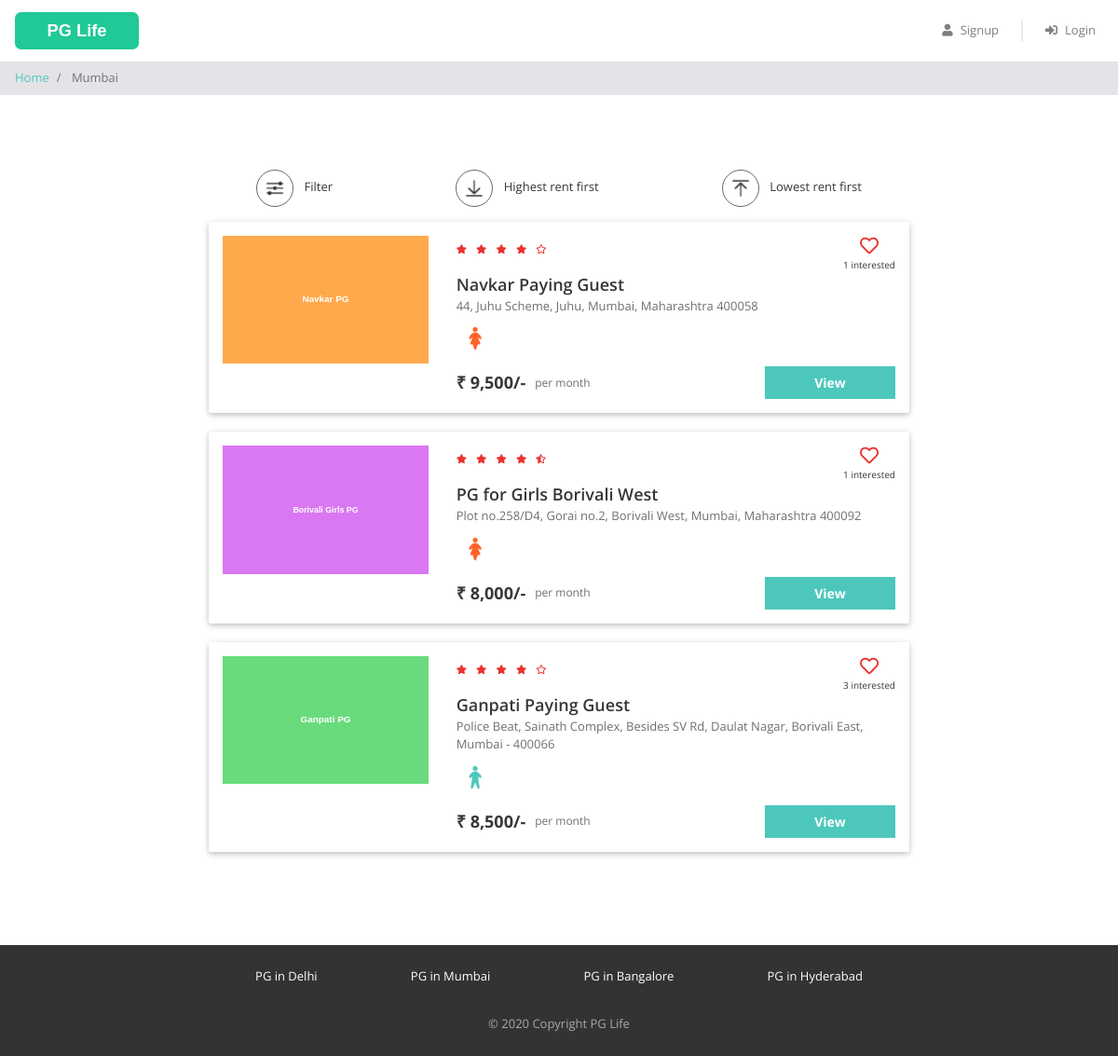
The app's page /PGLife/property_list_without_react.php?city=Mumbai with its own data.
### tables this page shows
CREATE TABLE IF NOT EXISTS properties (
  id INT NOT NULL AUTO_INCREMENT,
  city_id INT NOT NULL,
  name VARCHAR(100) NOT NULL,
  address VARCHAR(255) NOT NULL,
  description LONGTEXT NOT NULL,
  gender ENUM('male', 'female', 'unisex') NOT NULL,
  rent INT NOT NULL,
  rating_clean FLOAT(2,1) NOT NULL,
  rating_food FLOAT(2,1) NOT NULL,
  rating_safety FLOAT(2,1) NOT NULL,
  PRIMARY KEY (id),
  FOREIGN KEY (city_id) REFERENCES cities(id)
);

### PGLife/property_list_without_react.php (the view, shortened to what this page needs)
<?php
require "includes/database_connect.php";
$city_name = $_GET["city"];
$sql_1 = "SELECT * FROM cities WHERE name = '$city_name'";
$result_1 = mysqli_query($conn, $sql_1);
$city = mysqli_fetch_assoc($result_1);
$city_id = $city['id'];
$sql_2 = "SELECT * FROM properties WHERE city_id = $city_id";
$result_2 = mysqli_query($conn, $sql_2);
$properties = mysqli_fetch_all($result_2, MYSQLI_ASSOC);
$sql_3 = "SELECT *
            FROM interested_users_properties iup
            INNER JOIN properties p ON iup.property_id = p.id
            WHERE p.city_id = $city_id";
$result_3 = mysqli_query($conn, $sql_3);
$interested_users_properties = mysqli_fetch_all($result_3, MYSQLI_ASSOC);
?>
<!DOCTYPE html>
<html lang="en">
<head>
    <?php
    include "includes/head_links.php";
    ?>
    <link href="css/property_list.css" rel="stylesheet" />
</head>
<body>
    <?php
    include "includes/header.php";
    ?>
    <nav aria-label="breadcrumb">
        <ol class="breadcrumb py-2">
            <li class="breadcrumb-item">
                <a href="index.php">Home</a>
            </li>
            <li class="breadcrumb-item active" aria-current="page">
                <?php echo $city_name; ?>
            </li>
        </ol>
    </nav>
    <div class="page-container">
        <div class="filter-bar row justify-content-around">
            <div class="col-auto" data-toggle="modal" data-target="#filter-modal">
                <img src="img/filter.png" alt="filter" />
                <span>Filter</span>
            </div>
            <div class="col-auto">
                <img src="img/desc.png" alt="sort-desc" />
                <span>Highest rent first</span>
            </div>
            <div class="col-auto">
                <img src="img/asc.png" alt="sort-asc" />
                <span>Lowest rent first</span>
            </div>
        </div>
        <?php
        foreach ($properties as $property) {
            $property_images = glob("img/properties/" . $property['id'] . "/*");
        ?>
            <div class="property-card property-id-<?= $property['id'] ?> row">
                <div class="image-container col-md-4">
                    <img src="<?= $property_images[0] ?>" />
                </div>
                <div class="content-container col-md-8">
                    <div class="row no-gutters justify-content-between">
                        <?php
                        $total_rating = ($property['rating_clean'] + $property['rating_food'] + $property['rating_safety']) / 3;
                        $total_rating = round($total_rating, 1);
                        ?>
                        <div class="star-container" title="<?= $total_rating ?>">
                            <?php
                            $rating = $total_rating;
                            for ($i = 0; $i < 5; $i++) {
                                if ($rating >= $i + 0.8) {
                            ?>
                                    <i class="fas fa-star"></i>
                                <?php
                                } elseif ($rating >= $i + 0.3) {
                                ?>
                                    <i class="fas fa-star-half-alt"></i>
                                <?php
                                } else {
                                ?>
                                    <i class="far fa-star"></i>
                            <?php
                                }
                            }
                            ?>
                        </div>
                        <div class="interested-container">
                            <?php
                            $interested_users_count = 0;
                            $is_interested = false;
                            foreach ($interested_users_properties as $interested_user_property) {
                                if ($interested_user_property['property_id'] == $property['id']) {
                                    $interested_users_count++;
                                }
                            }
                            if ($is_interested) {
                            ?>
                                <i class="is-interested-image fas fa-heart" property_id="<?= $property['id'] ?>"></i>
                            <?php
                            } else {
                            ?>
                                <i class="is-interested-image far fa-heart" property_id="<?= $property['id'] ?>"></i>
                            <?php
                            }
                            ?>
                            <div class="interested-text">
                                <span class="interested-user-count"><?= $interested_users_count ?></span> interested
                            </div>
                        </div>
                    </div>
                    <div class="detail-container">
                        <div class="property-name"><?= $property['name'] ?></div>
                        <div class="property-address"><?= $property['address'] ?></div>
                        <div class="property-gender">
                            <?php
                            if ($property['gender'] == "male") {
                            ?>
                                <img src="img/male.png" />
                            <?php
                            } elseif ($property['gender'] == "female") {
                            ?>
                                <img src="img/female.png" />
                            <?php
                            } else {
                            ?>
                                <img src="img/unisex.png" />
                            <?php
                            }
                            ?>
                        </div>
                    </div>
                    <div class="row no-gutters">
                        <div class="rent-container col-6">
                            <div class="rent">₹ <?= number_format($property['rent']) ?>/-</div>
                            <div class="rent-unit">per month</div>
                        </div>
                        <div class="button-container col-6">
                            <a href="property_detail.php?property_id=<?= $property['id'] ?>" class="btn btn-primary">View</a>
                        </div>
                    </div>
                </div>
            </div>
        <?php
        }
        ?>
    </div>
    <?php
    include "includes/footer.php";
    ?>
</body>
</html>

### PGLife/css/common.css (style rules this page uses)
* { box-sizing: border-box; font-family: 'Open Sans', sans-serif; }
body { color: #373737; font-size: 16px; position: relative; }
.btn-primary, .btn-warning, .btn-danger { color: white; font-weight: bold; }
.breadcrumb { background-color: #e5e3e8; font-size: 13px; border-radius: 0px; margin-bottom: 0px; }
.page-container { max-width: 800px; padding: 80px 24px; margin: auto; }

### PGLife/css/property_list.css (style rules this page uses)
.filter-bar > div { cursor: pointer; font-size: 13px; text-align: center; margin-bottom: 16px; }
.filter-bar img { width: 40px; height: 40px; border-radius: 40px; border: 1px solid #646870; padding: 6px; margin-right: 8px; }
.property-card { background-color: #ffffff; border-radius: 2px; padding: 15px 0px; margin: 0px auto 20px; box-shadow: 0 2px 5px 0 rgba(0, 0, 0, 0.16), 0 2px 10px 0 rgba(0, 0, 0, 0.12); }
.image-container { text-align: center; }
.image-container img { width: 100%; max-width: 300px; }
.star-container i { color: #EA322E; font-size: 10px; margin-right: 6px; }
.interested-container { text-align: center; }
.interested-container i { color: #EA322E; font-size: 20px; cursor: pointer; }
.interested-text { font-size: 10px; }
.detail-container { padding-bottom: 10px; }
.property-name { font-size: 18px; font-weight: 600; }
.property-address { color: #6f6f6f; font-size: 13px; padding-bottom: 5px; }
.property-gender img { width: 40px; }
.rent-container { display: flex; align-items: center; }
.rent { font-size: 18px; font-weight: bold; padding-right: 10px; }
.rent-unit { color: #6f6f6f; font-size: 12px; }
.button-container .btn { font-size: 14px; border-radius: 0px; width: 140px; float: right; }

### records on screen
properties: shows a picture, interested_users_count "1", name "Navkar Paying Guest", address "44, Juhu Scheme, Juhu, Mumbai, Maharashtra 400058", rent "9,500"
properties: shows a picture, rating_safety 4.5 (drawn), interested_users_count "1", name "PG for Girls Borivali West", address "Plot no.258/D4, Gorai no.2, Borivali West, Mumbai, Maharashtra 400092", rent "8,000"
properties: shows a picture, interested_users_count "3", name "Ganpati Paying Guest", address "Police Beat, Sainath Complex, Besides SV Rd, Daulat Nagar, Borivali East, Mumbai - 400066", rent "8,500"

### other values on screen
$city_name "Mumbai"
